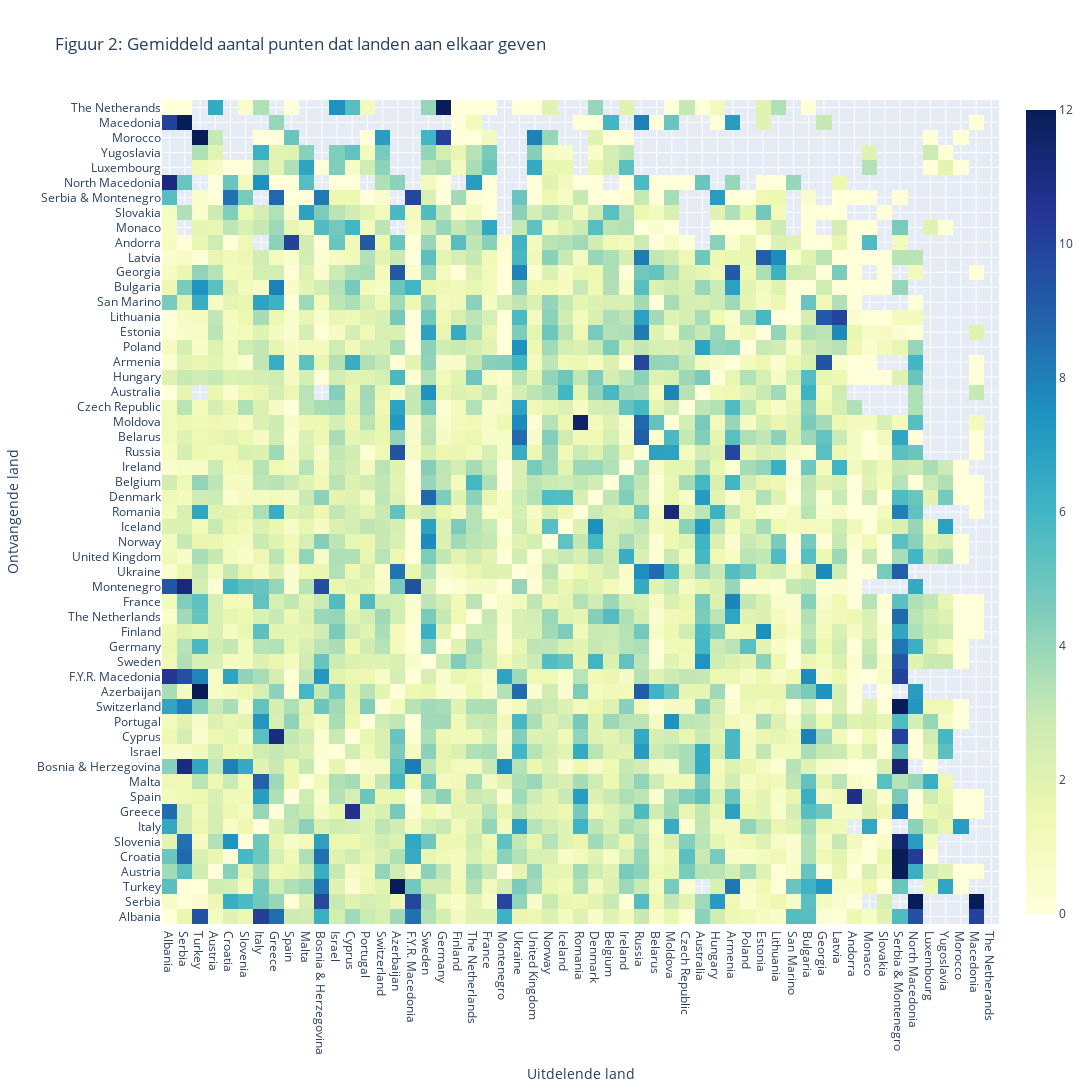

Write notebook code for a chart like this one.
### Markdown cell above
### Culturele factoren
Door sommigen wordt gesteld dat het Eurovisie Songfestival meer weg heeft van een politiek dan van een muzikaal evenement. Er is bijvoorbeeld opgemerkt dat er 'voting blocks' zijn. Dat zijn clusters van landen die elk jaar weer veel op elkaar stemmen. Veel mensen geven echter ook aan dat zij stemmen op het nummer dat ze het best vinden. Hiertoe onderzoeken wij in hoeverre het stemgedrag van landen wordt beïnvloed door culturele gelijkenis. Hierbij wordt de kwaliteit van de muziek volledig buiten beschouwing gelaten.

### Code cell
# Bereken het gemiddelde aantal punten dat landen aan elkaar hebben gegeven
average_points = euro_df.groupby(['From country', 'To country'])['Points'].mean().reset_index()

# Sorteer de assen zo dat hoge waarden zo veel mogelijk bij elkaar liggen
pivot_table = average_points.pivot(index='From country', columns='To country', values='Points')
country_sums = pivot_table.sum(axis=1)
sorted_countries = country_sums.sort_values(ascending=False).index.tolist()
pivot_table = pivot_table.reindex(index=sorted_countries, columns=sorted_countries)

# Maak een heatmap van het gemiddeld aantal gegeven en ontvangen punten
hittekaart_punten = go.Figure(data=go.Heatmap(
    x=pivot_table.columns,
    y=pivot_table.index,
    z=pivot_table.values,
    colorscale='YlGnBu'
))

# Plot het figuur met titel en labels
hittekaart_punten.update_layout(
    width=1200,
    height=1200,
    title='Figuur 2: Gemiddeld aantal punten dat landen aan elkaar geven',
    xaxis_title = 'Uitdelende land',
    yaxis_title = 'Ontvangende land'
)

hittekaart_punten.show()

### Figure 1 — Plotly figure (JSON) as saved in the notebook; plotly's stock layout.template omitted (floating-point values rounded to 4 significant figures; data arrays with more than 128 entries replaced by an {"elided": "..."} marker saying what was removed)
{"data": [{"colorscale": [[0, "rgb(255,255,217)"], [0.125, "rgb(237,248,177)"], [0.25, "rgb(199,233,180)"], [0.375, "rgb(127,205,187)"], [0.5, "rgb(65,182,196)"], [0.625, "rgb(29,145,192)"], [0.75, "rgb(34,94,168)"], [0.875, "rgb(37,52,148)"], [1, "rgb(8,29,88)"]], "type": "heatmap", "x": ["Albania", "Serbia", "Turkey", "Austria", "Croatia", "Slovenia", "Italy", "Greece", "Spain", "Malta", "Bosnia & Herzegovina", "Israel", "Cyprus", "Portugal", "Switzerland", "Azerbaijan", "F.Y.R. Macedonia", "Sweden", "Germany", "Finland", "The Netherlands", "France", "Montenegro", "Ukraine", "United Kingdom", "Norway", "Iceland", "Romania", "Denmark", "Belgium", "Ireland", "Russia", "Belarus", "Moldova", "Czech Republic", "Australia", "Hungary", "Armenia", "Poland", "Estonia", "Lithuania", "San Marino", "Bulgaria", "Georgia", "Latvia", "Andorra", "Monaco", "Slovakia", "Serbia & Montenegro", "North Macedonia", "Luxembourg", "Yugoslavia", "Morocco", "Macedonia", "The Netherands"], "y": ["Albania", "Serbia", "Turkey", "Austria", "Croatia", "Slovenia", "Italy", "Greece", "Spain", "Malta", "Bosnia & Herzegovina", "Israel", "Cyprus", "Portugal", "Switzerland", "Azerbaijan", "F.Y.R. Macedonia", "Sweden", "Germany", "Finland", "The Netherlands", "France", "Montenegro", "Ukraine", "United Kingdom", "Norway", "Iceland", "Romania", "Denmark", "Belgium", "Ireland", "Russia", "Belarus", "Moldova", "Czech Republic", "Australia", "Hungary", "Armenia", "Poland", "Estonia", "Lithuania", "San Marino", "Bulgaria", "Georgia", "Latvia", "Andorra", "Monaco", "Slovakia", "Serbia & Montenegro", "North Macedonia", "Luxembourg", "Yugoslavia", "Morocco", "Macedonia", "The Netherands"], "z": {"elided": "55x55 float values"}}], "layout": {"height": 1200, "title": {"text": "Figuur 2: Gemiddeld aantal punten dat landen aan elkaar geven"}, "width": 1200, "xaxis": {"title": {"text": "Uitdelende land"}}, "yaxis": {"title": {"text": "Ontvangende land"}}}}
